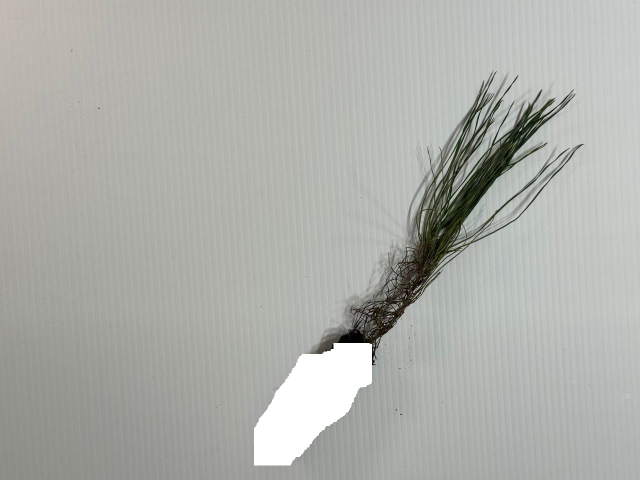
#> input picture f2.jpg, 1280 x 960 px (shown at 1/2 size)
$ python angl_test_01.py
#> lines starting #> are read from the running program, lines starting #| are printed output that depends on the picture; after the words box and inside, x2 and y2 are one past the last pixel; in counts of white or black regions, pixels touching at a corner belong together
import cv2
import numpy as np

# Load the image in color
image = cv2.imread('f2.jpg')
#> image is the input picture: shape (960, 1280, 3); mean B, G, R 171.2, 175.4, 174

# Check if the image is loaded successfully
if image is None:
    print("Error: Unable to load image.")
else:
    # Convert the image to grayscale
    gray_image = cv2.cvtColor(image, cv2.COLOR_BGR2GRAY)

    # Invert the grayscale image
    inverted_gray_image = cv2.bitwise_not(gray_image)
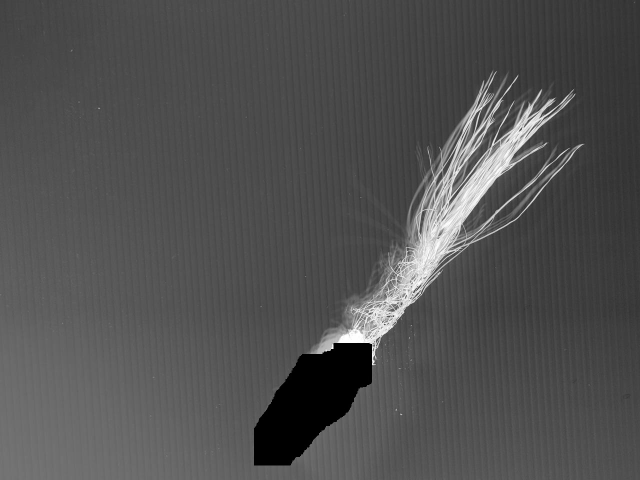
#> inverted_gray_image: shape (960, 1280) (shown at 1/2 size); min 0, max 255, mean 80.5

    # Create binary image by thresholding (for dark objects)
    _, binary_image = cv2.threshold(inverted_gray_image, 128, 255, cv2.THRESH_BINARY)
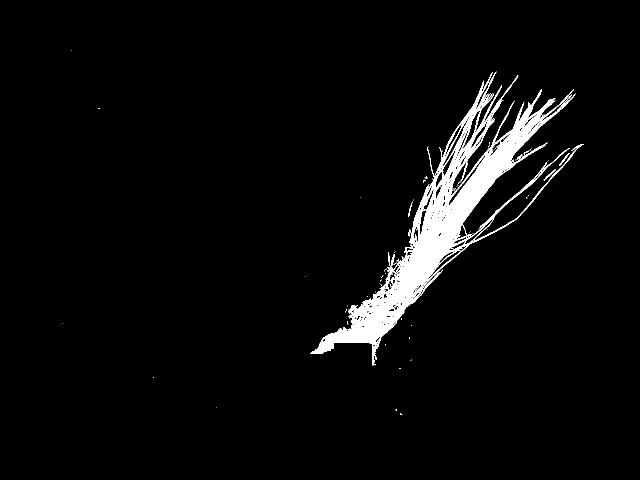
#> binary_image: shape (960, 1280) (shown at 1/2 size); 3.9% white; 92 white regions (86 under 20 px), largest, box (x1, y1, x2, y2) and area: (621, 143, 1168, 731) 47834, (1088, 338, 1112, 362) 89, (1118, 306, 1140, 332) 84, (782, 508, 789, 532) 76, (816, 403, 825, 434) 58, (1033, 309, 1046, 320) 45

    # Define ROI coordinates (x, y, width, height)
    roi_x, roi_y, roi_width, roi_height = 200, 10, 1000, 700

    # Extract the ROI region
    roi = binary_image[roi_y:roi_y + roi_height, roi_x:roi_x + roi_width]
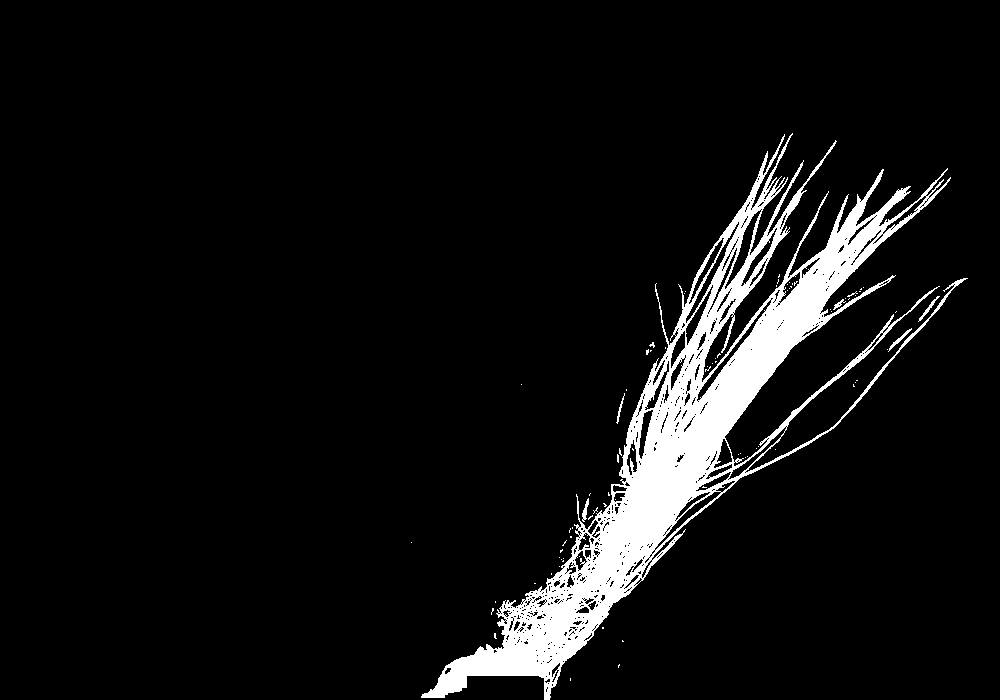
#> roi: shape (700, 1000); 6.9% white; 83 white regions (77 under 20 px)

    # Apply morphological opening to remove small objects
    kernel_size = 1  # Initial kernel size
    iterations = 0  # Initial number of iterations
    kernel = cv2.getStructuringElement(cv2.MORPH_RECT, (kernel_size, kernel_size))
    roi_opened = cv2.morphologyEx(roi, cv2.MORPH_OPEN, kernel, iterations=iterations)

    # Find contours within the ROI after morphological opening
    contours, _ = cv2.findContours(roi_opened, cv2.RETR_EXTERNAL, cv2.CHAIN_APPROX_SIMPLE)
#> contours = 71 contours, 65 with area under 20; largest, box (x1, y1, x2, y2) and area: (421, 133, 968, 700) 54096, (888, 328, 912, 352) 62, (918, 296, 940, 322) 56, (582, 498, 589, 522) 52, (833, 299, 846, 310) 29, (616, 393, 625, 424) 27

    # Initialize variables to store the largest contour and its area
    max_contour = None
    max_contour_area = 0

    # Find the contour with the largest area
    for contour in contours:
        area = cv2.contourArea(contour)
        if area > max_contour_area:
            max_contour_area = area
            max_contour = contour
#> this loop made 71 passes
#> (area, max_contour_area) on passes 24, 53, 71: (52, 52), (62.5, 62.5), (54095.5, 54095.5)
#> area on passes 36, 57, 60: 27, 29, 55.5
#> after the loop, max_contour = contour of 2815 points, box (x1, y1, x2, y2) (421, 133, 968, 700), area 54096; max_contour_area = 54095.5

    # Create a blank image with the same size as the original image
    ellipse_image = np.zeros_like(image)

    # Draw the convex hull of the largest contour
    if max_contour is not None:
        convex_hull = cv2.convexHull(max_contour)
#> convex_hull = contour of 16 points, box (x1, y1, x2, y2) (421, 133, 968, 700), area 126812
        cv2.drawContours(ellipse_image, [convex_hull], -1, (255), thickness=cv2.FILLED)
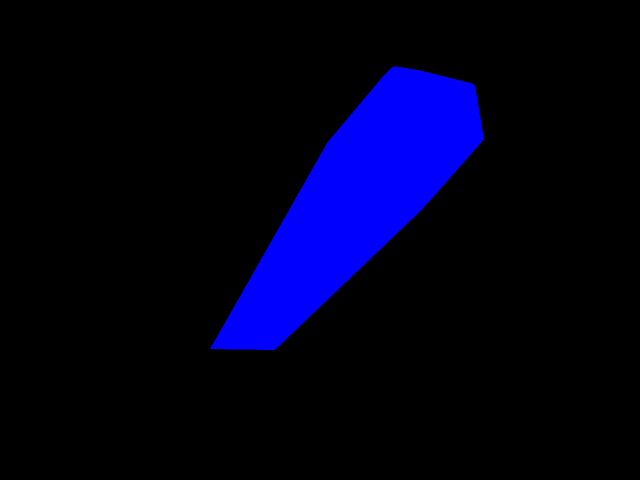
#> ellipse_image: shape (960, 1280, 3) (shown at 1/2 size); mean of channels 0, 1, 2 26.5, 0, 0; drawn as B, G, R

        # Fit an ellipse to the convex hull
        if len(convex_hull) >= 5:
            ellipse = cv2.fitEllipse(convex_hull)
#> ellipse = ((691.2, 408.7), (264.3, 792.3), 40.97)
            cv2.ellipse(ellipse_image, ellipse, (0, 255, 255), 2)  # Change color to yellow

            # Draw major and minor axes
            center, axes, angle = ellipse
#> center = (691.2, 408.7); axes = (264.3, 792.3); angle = 40.97
            major_axis_length = int(axes[1] / 2)
#> major_axis_length = 396
            minor_axis_length = int(axes[0] / 2)
#> minor_axis_length = 132
            major_axis_endpoint1 = (int(center[0] + major_axis_length * np.cos(np.radians(angle))),
                                    int(center[1] + major_axis_length * np.sin(np.radians(angle))))
#> major_axis_endpoint1 = (990, 668)
            major_axis_endpoint2 = (int(center[0] - major_axis_length * np.cos(np.radians(angle))),
                                    int(center[1] - major_axis_length * np.sin(np.radians(angle))))
#> major_axis_endpoint2 = (392, 149)
            minor_axis_endpoint1 = (int(center[0] + minor_axis_length * np.cos(np.radians(angle + 90))),
                                    int(center[1] + minor_axis_length * np.sin(np.radians(angle + 90))))
#> minor_axis_endpoint1 = (604, 508)
            minor_axis_endpoint2 = (int(center[0] - minor_axis_length * np.cos(np.radians(angle + 90))),
                                    int(center[1] - minor_axis_length * np.sin(np.radians(angle + 90))))
#> minor_axis_endpoint2 = (777, 309)
            cv2.line(ellipse_image, major_axis_endpoint1, major_axis_endpoint2, (0, 0, 255), 2)
            cv2.line(ellipse_image, minor_axis_endpoint1, minor_axis_endpoint2, (0, 0, 255), 2)

            # Calculate the angle of the minor axis
            minor_axis_angle = angle - 90 if angle >= 90 else angle + 90
#> minor_axis_angle = 131

            # Calculate the position for the angle text
            text_position = (400, 300)  # Adjust these coordinates as needed

            # Display the angle text
            cv2.putText(ellipse_image, f"Angle: {minor_axis_angle:.2f}", text_position, cv2.FONT_HERSHEY_SIMPLEX, 1, (0, 0, 255), 2, cv2.LINE_AA)
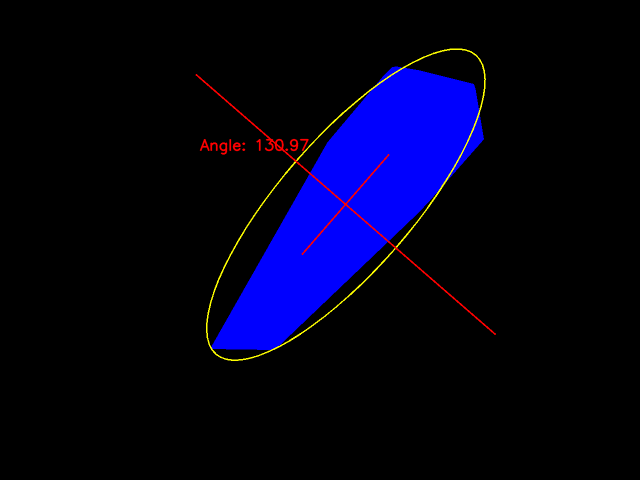
#> ellipse_image: shape (960, 1280, 3) (shown at 1/2 size); mean of channels 0, 1, 2 26, 1.1, 2.1; drawn as B, G, R

    # Create a copy of the binary image with the ROI
    image_with_roi = cv2.cvtColor(binary_image, cv2.COLOR_GRAY2BGR)
    cv2.rectangle(image_with_roi, (roi_x, roi_y), (roi_x + roi_width, roi_y + roi_height), (0, 255, 0), 2)
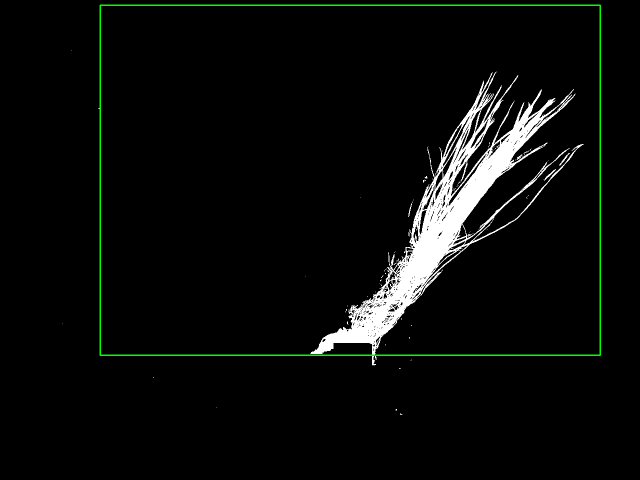
#> image_with_roi: shape (960, 1280, 3) (shown at 1/2 size); mean B, G, R 10.1, 12.2, 10.1

    # Display the original image, binary image with green ROI, and convex hull image with fitted ellipse
    cv2.imshow('Original Image', image)
    cv2.imshow('Binary Image with Green ROI', image_with_roi)
    cv2.imshow('Binary Image with Morphological Opening in ROI', roi_opened)
    cv2.imshow('Convex Hull of Binary Image with Morphological Opening in ROI with Fitted Yellow Ellipse', ellipse_image)

    # Wait for a key press and close all windows
    cv2.waitKey(0)
    cv2.destroyAllWindows()

$ run again, with f1.jpg copied over f2.jpg
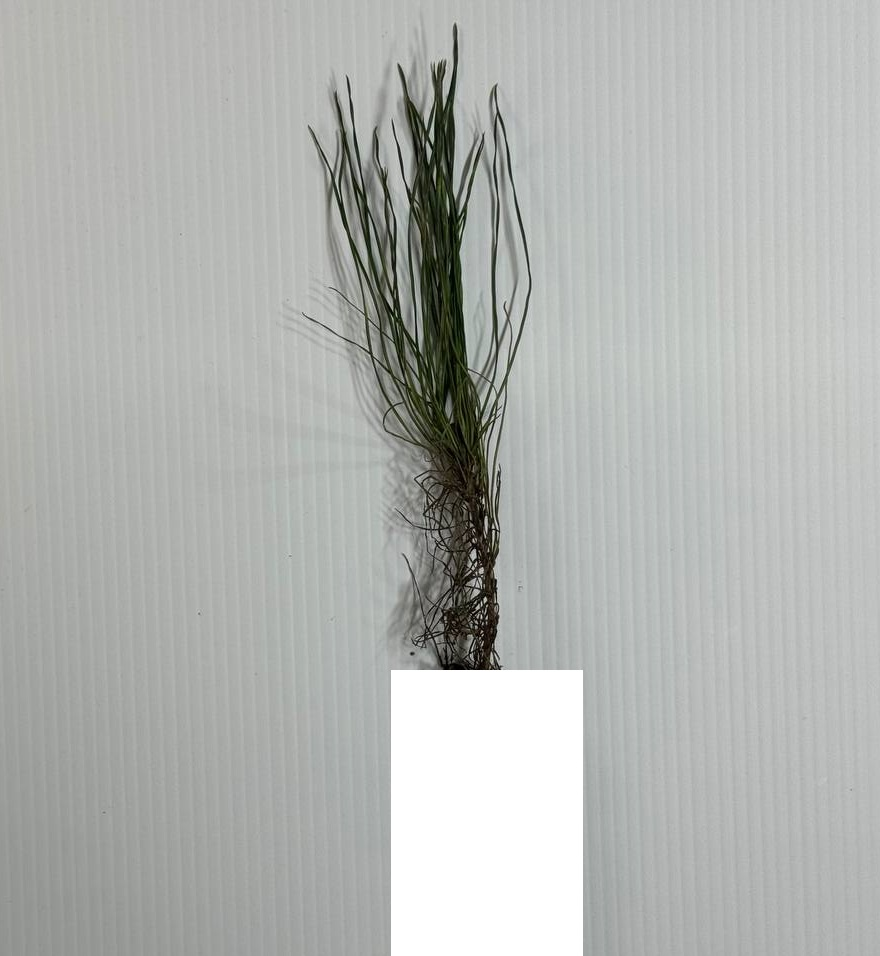
#> input picture f1.jpg, 880 x 956 px
#> image is the input picture: shape (956, 880, 3); mean B, G, R 177.2, 179.9, 177.5
#> binary_image: shape (956, 880); 5.6% white; 77 white regions (69 under 20 px), largest, box (x1, y1, x2, y2) and area: (302, 23, 531, 670) 46201, (499, 152, 505, 192) 118, (399, 586, 410, 618) 79
#> `roi = binary_image[roi_y:roi_y + roi_height, roi_x:roi_x + roi_width]`:
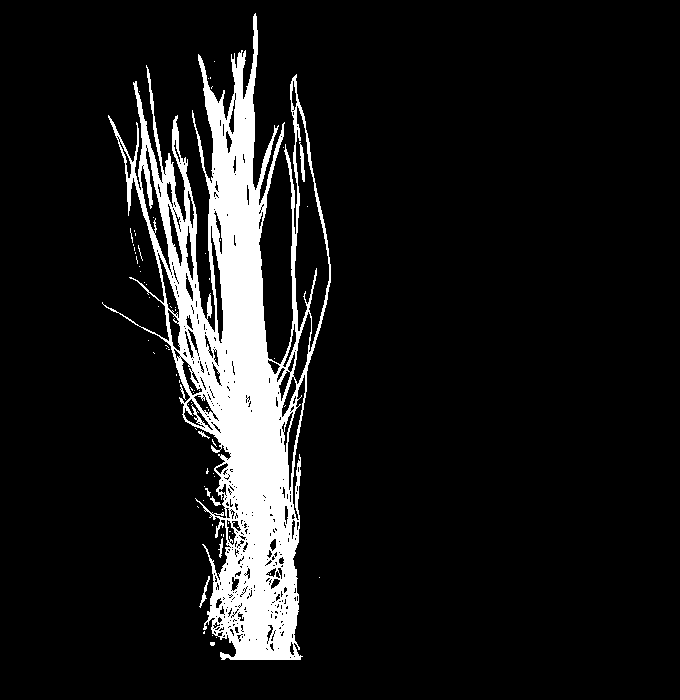
#> roi: shape (700, 680); 9.8% white; 75 white regions (67 under 20 px)
#> contours = 54 contours, 50 with area under 20; largest, box (x1, y1, x2, y2) and area: (102, 13, 331, 660) 56257, (199, 576, 210, 608) 46, (218, 538, 223, 558) 24, (210, 496, 221, 506) 24
#> the loop `for contour in contours:` made 54 passes
#> (area, max_contour_area) on passes 6, 54: (46, 46), (56257, 56257)
#> after the loop `for contour in contours:`: max_contour = contour of 2074 points, box (x1, y1, x2, y2) (102, 13, 331, 660), area 56257; max_contour_area = 56257
#> convex_hull = contour of 17 points, box (x1, y1, x2, y2) (102, 13, 331, 660), area 108875
#> ellipse = ((224.1, 329.9), (233.4, 700.1), 175.1)
#> center = (224.1, 329.9); axes = (233.4, 700.1); angle = 175.1
#> major_axis_length = 350
#> minor_axis_length = 116
#> major_axis_endpoint1 = (-124, 359)
#> major_axis_endpoint2 = (572, 300)
#> minor_axis_endpoint1 = (214, 214)
#> minor_axis_endpoint2 = (233, 445)
#> minor_axis_angle = 85.14
#> `cv2.rectangle(image_with_roi, (roi_x, roi_y), (roi_x + roi_width, roi_..`:
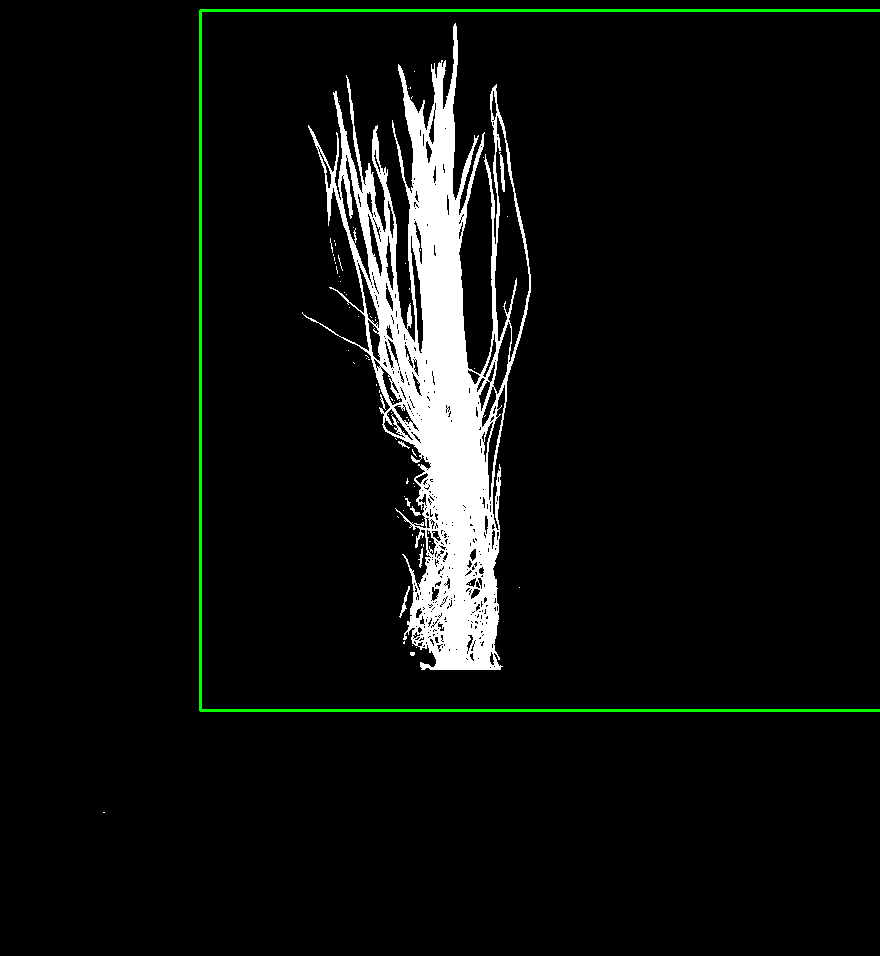
#> image_with_roi: shape (956, 880, 3); mean B, G, R 14.2, 16, 14.2
